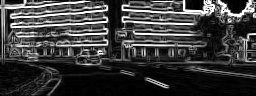
#> input picture evaluation_results/edge_detected_image.jpg, 256 x 96 px, given in place of train1.png, which was not available
$ python edge_detection_laplacian.py   (older library calls are emulated)
#> lines starting #> are read from the running program, lines starting #| are printed output that depends on the picture; pictures that were not available may be replaced by others from this repository, and a replacement may not be noted
import cv2
import numpy as np
import os
import matplotlib.pyplot as plt  # Thêm thư viện này


def apply_laplacian_operator(gray_image):
    edge_image = cv2.Laplacian(gray_image, cv2.CV_64F, ksize=3)
    edge_image = cv2.convertScaleAbs(edge_image)  # Chuyển về dạng 0-255
    return edge_image

def main():
    image_path = r"F:\StudyatCLass\Study\class\Thigiacmaytinh\segmetion_detect\train\img\train1.png"
    image = cv2.imread(image_path)
#> image is the input picture: shape (96, 256, 3); min 0, max 255, mean 59.7

    if image is None:
        print("Error: Could not read the image.")
        return

    gray_image = cv2.cvtColor(image, cv2.COLOR_BGR2GRAY)
    edge_image = apply_laplacian_operator(gray_image)
#> in apply_laplacian_operator, `edge_image = cv2.Laplacian(gray_image, cv2.CV_64F, ksize=3)`:
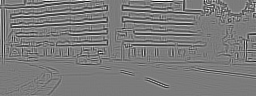
#> edge_image: shape (96, 256) float64; min -1832, max 1960, mean 3.4; drawn with min black and max white
#> in apply_laplacian_operator, `edge_image = cv2.convertScaleAbs(edge_image)`:
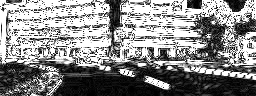
#> edge_image: shape (96, 256); min 0, max 255, mean 136.9

    output_path = "edge_detected_image.jpg"
    cv2.imwrite(output_path, edge_image)
    plt.subplot(1, 2, 1)
    plt.imshow(cv2.cvtColor(image, cv2.COLOR_BGR2RGB))

    plt.subplot(1, 2, 2)
    plt.imshow(edge_image, cmap="gray")
    plt.title("Edge Detection")
    plt.axis("off")
    plt.show()
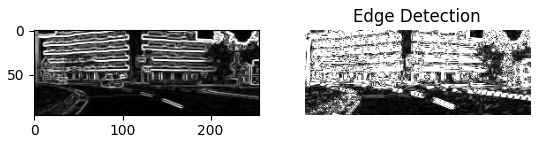
#> figure drawn by matplotlib, 2 panels

if __name__ == "__main__":
    main()
